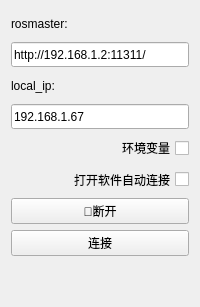
                        <widget class="QWidget" name="tab">
                         <attribute name="title">
                          <string>基本控制</string>
                         </attribute>
                         <layout class="QVBoxLayout" name="verticalLayout_47">
                          <item>
                           <layout class="QVBoxLayout" name="verticalLayout_46">
                            <item>
                             <layout class="QVBoxLayout" name="verticalLayout_43">
                              <item>
                               <widget class="QLabel" name="label_9">
                                <property name="sizePolicy">
                                 <sizepolicy hsizetype="Preferred" vsizetype="Expanding">
                                  <horstretch>0</horstretch>
                                  <verstretch>0</verstretch>
                                 </sizepolicy>
                                </property>
                                <property name="minimumSize">
                                 <size>
                                  <width>0</width>
                                  <height>25</height>
                                 </size>
                                </property>
                                <property name="text">
                                 <string>rosmaster:</string>
                                </property>
                               </widget>
                              </item>
                              <item>
                               <widget class="QLineEdit" name="line_edit_master">
                                <property name="sizePolicy">
                                 <sizepolicy hsizetype="Expanding" vsizetype="Expanding">
                                  <horstretch>0</horstretch>
                                  <verstretch>0</verstretch>
                                 </sizepolicy>
                                </property>
                                <property name="minimumSize">
                                 <size>
                                  <width>0</width>
                                  <height>25</height>
                                 </size>
                                </property>
                                <property name="text">
                                 <string>http://192.168.1.2:11311/</string>
                                </property>
                               </widget>
                              </item>
                             </layout>
                            </item>
                            <item>
                             <layout class="QVBoxLayout" name="verticalLayout">
                              <item>
                               <widget class="QLabel" name="label_19">
                                <property name="sizePolicy">
                                 <sizepolicy hsizetype="Preferred" vsizetype="Expanding">
                                  <horstretch>0</horstretch>
                                  <verstretch>0</verstretch>
                                 </sizepolicy>
                                </property>
                                <property name="minimumSize">
                                 <size>
                                  <width>0</width>
                                  <height>25</height>
                                 </size>
                                </property>
                                <property name="text">
                                 <string>local_ip: </string>
                                </property>
                               </widget>
                              </item>
                              <item>
                               <widget class="QLineEdit" name="line_edit_host">
                                <property name="sizePolicy">
                                 <sizepolicy hsizetype="Expanding" vsizetype="Expanding">
                                  <horstretch>0</horstretch>
                                  <verstretch>0</verstretch>
                                 </sizepolicy>
                                </property>
                                <property name="minimumSize">
                                 <size>
                                  <width>0</width>
                                  <height>25</height>
                                 </size>
                                </property>
                                <property name="text">
                                 <string>192.168.1.67</string>
                                </property>
                               </widget>
                              </item>
                             </layout>
                            </item>
                            <item>
                             <widget class="QCheckBox" name="checkbox_use_environment">
                              <property name="minimumSize">
                               <size>
                                <width>0</width>
                                <height>26</height>
                               </size>
                              </property>
                              <property name="layoutDirection">
                               <enum>Qt::RightToLeft</enum>
                              </property>
                              <property name="text">
                               <string>环境变量</string>
                              </property>
                             </widget>
                            </item>
                            <item>
                             <widget class="QCheckBox" name="checkbox_remember_settings">
                              <property name="minimumSize">
                               <size>
                                <width>0</width>
                                <height>25</height>
                               </size>
                              </property>
                              <property name="layoutDirection">
                               <enum>Qt::RightToLeft</enum>
                              </property>
                              <property name="text">
                               <string>打开软件自动连接</string>
                              </property>
                             </widget>
                            </item>
                            <item>
                             <widget class="QPushButton" name="pushButton">
                              <property name="sizePolicy">
                               <sizepolicy hsizetype="Minimum" vsizetype="Expanding">
                                <horstretch>0</horstretch>
                                <verstretch>0</verstretch>
                               </sizepolicy>
                              </property>
                              <property name="minimumSize">
                               <size>
                                <width>0</width>
                                <height>0</height>
                               </size>
                              </property>
                              <property name="text">
                               <string>🔗断开</string>
                              </property>
                             </widget>
                            </item>
                            <item>
                             <widget class="QPushButton" name="button_connect">
                              <property name="enabled">
                               <bool>true</bool>
                              </property>
                              <property name="sizePolicy">
                               <sizepolicy hsizetype="MinimumExpanding" vsizetype="Expanding">
                                <horstretch>0</horstretch>
                                <verstretch>0</verstretch>
                               </sizepolicy>
                              </property>
                              <property name="minimumSize">
                               <size>
                                <width>0</width>
                                <height>0</height>
                               </size>
                              </property>
                              <property name="toolTip">
                               <string>Set the target to the current joint trajectory state.</string>
                              </property>
                              <property name="statusTip">
                               <string>Clear all waypoints and set the target to the current joint trajectory state.</string>
                              </property>
                              <property name="text">
                               <string>连接</string>
                              </property>
                              <property name="icon">
                               <iconset resource="../resources/images.qrc">
                                <normaloff>:/images/line.png</normaloff>:/images/line.png</iconset>
                              </property>
                             </widget>
                            </item>
                           </layout>
                          </item>
                          <item>
                           <spacer name="verticalSpacer_18">
                            <property name="orientation">
                             <enum>Qt::Vertical</enum>
                            </property>
                            <property name="sizeHint" stdset="0">
                             <size>
                              <width>20</width>
                              <height>40</height>
                             </size>
                            </property>
                           </spacer>
                          </item>
                         </layout>
                        </widget>
